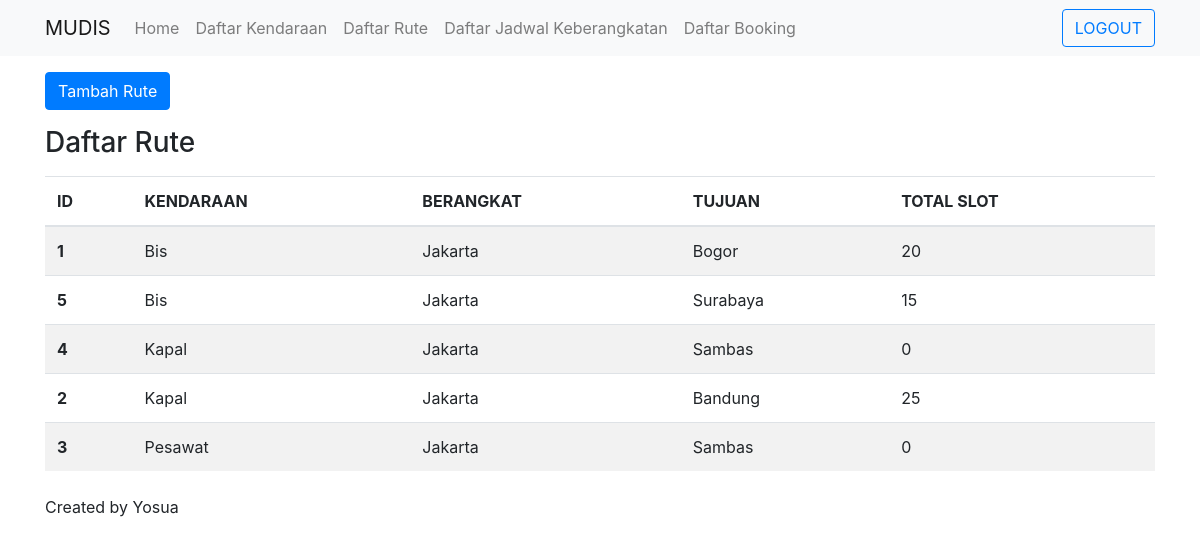
/index.php/admin/tambah_rute, run on the app's committed database.
### tables this page shows
CREATE TABLE `tbl_rute` (
  `ID_RUTE` int(11) NOT NULL,
  `ID_KENDARAAN` int(11) NOT NULL,
  `BERANGKAT` varchar(50) NOT NULL,
  `TUJUAN` varchar(50) NOT NULL,
  `TOTAL_SLOT` int(11) NOT NULL
);

CREATE TABLE `tbl_kendaraan` (
  `ID_KENDARAAN` int(11) NOT NULL,
  `NAMA_KENDARAAN` varchar(20) NOT NULL
);

### application/controllers/Admin.php (called while the page is built, shortened)
<?php
class Admin extends CI_Controller {
    public function __construct(){
        $this->load->model('Admin_model');
    }
    public function tambah_rute(){
        $data['judul_halaman'] = 'Admin';
        $data['rute'] = $this->Admin_model->get_Rute();
        $data['kendaraan'] = $this->Admin_model->get_Kendaraan();
        $this->load->view('templates/header_admin.php', $data);
        $this->load->view('admin/tambah_rute.php', $data);
        $this->load->view('templates/footer_admin.php');
    }
}

### index.php (called while the page is built, shortened)
<?php
require_once BASEPATH.'core/CodeIgniter.php';

### application/models/Admin_model.php (called while the page is built, shortened)
<?php
    class Admin_model extends CI_model{
        public function get_Rute(){
            return $this->db->query('SELECT * FROM tbl_rute JOIN tbl_kendaraan on tbl_rute.ID_KENDARAAN = tbl_kendaraan.ID_KENDARAAN ORDER BY BERANGKAT ASC, NAMA_KENDARAAN ASC')->result_array();
        }
    }
?>

### application/views/admin/tambah_rute.php (the view, shortened to what this page needs)
<button type="button" class="btn btn-primary mt-3" data-toggle="modal" data-target="#modalTambahRute" data-backdrop="static" data-keyboard="false">Tambah Rute</button>
<div class = "mt-3">
    <h3> Daftar Rute </h3>
    <table class="table table-striped mt-3">
        <thead>
            <tr>
                <th scope="col">ID</th>
                <th scope="col">KENDARAAN</th>
                <th scope="col">BERANGKAT</th>
                <th scope="col">TUJUAN</th>
                <th scope="col">TOTAL SLOT</th>
            </tr>
        </thead>
        <tbody>
            <?php foreach($rute as $rt) : ?>
                <tr>
                    <th scope="row"><?= $rt['ID_RUTE'] ?></th>
                    <td><?= $rt['NAMA_KENDARAAN'] ?></td>
                    <td><?= $rt['BERANGKAT'] ?></td>
                    <td><?= $rt['TUJUAN'] ?></td>
                    <td><?= $rt['TOTAL_SLOT'] ?></td>
                </tr>
            <?php endforeach; ?>
        </tbody>
    </table>
</div>

### data on the page
tbl_rute: ID_RUTE "1", ID_KENDARAAN.NAMA_KENDARAAN "Bis", BERANGKAT "Jakarta", TUJUAN "Bogor", TOTAL_SLOT "20"
tbl_rute: ID_RUTE "5", ID_KENDARAAN.NAMA_KENDARAAN "Bis", BERANGKAT "Jakarta", TUJUAN "Surabaya", TOTAL_SLOT "15"
tbl_rute: ID_RUTE "4", ID_KENDARAAN.NAMA_KENDARAAN "Kapal", BERANGKAT "Jakarta", TUJUAN "Sambas", TOTAL_SLOT "0"
tbl_rute: ID_RUTE "2", ID_KENDARAAN.NAMA_KENDARAAN "Kapal", BERANGKAT "Jakarta", TUJUAN "Bandung", TOTAL_SLOT "25"
tbl_rute: ID_RUTE "3", ID_KENDARAAN.NAMA_KENDARAAN "Pesawat", BERANGKAT "Jakarta", TUJUAN "Sambas", TOTAL_SLOT "0"
